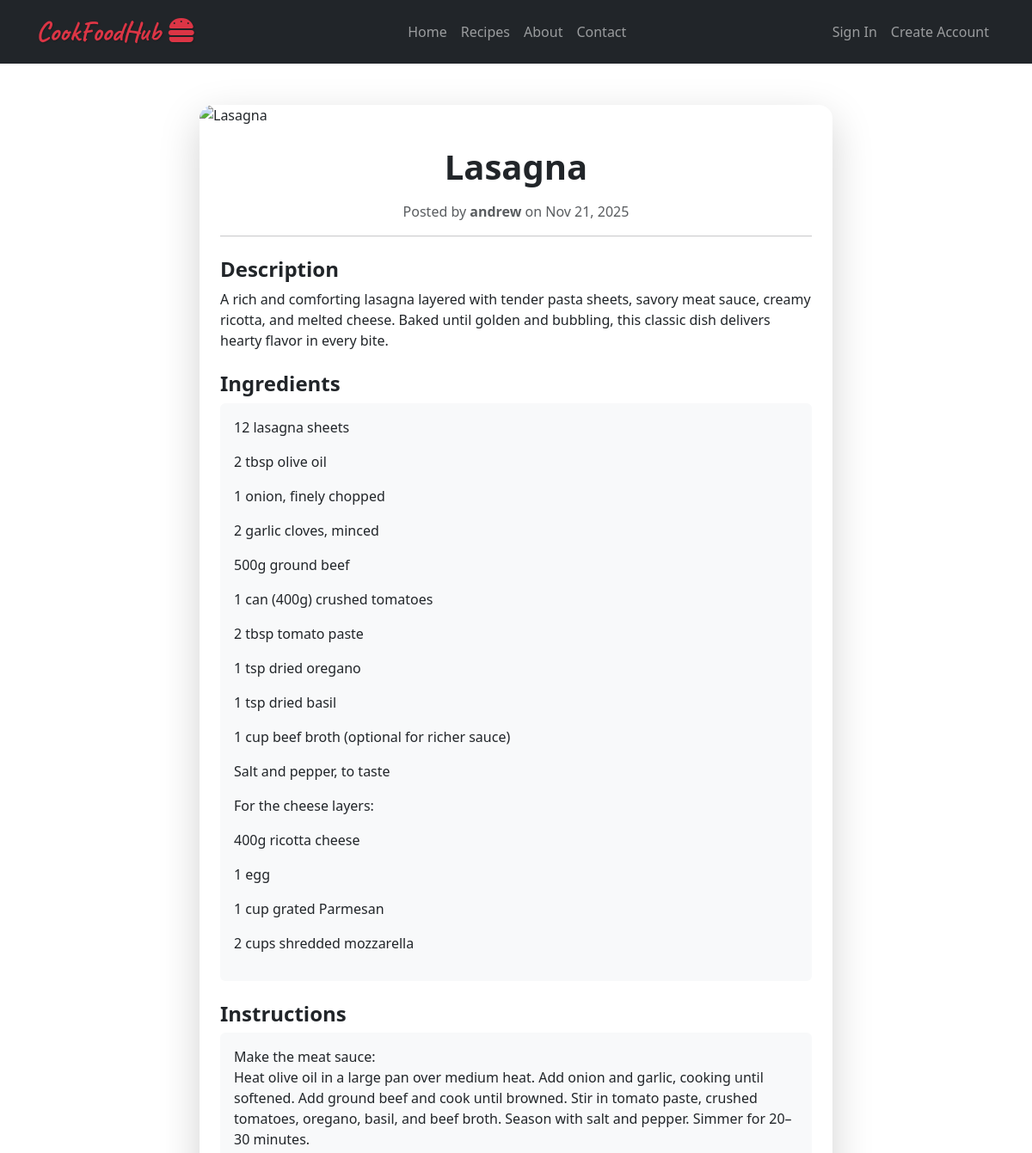
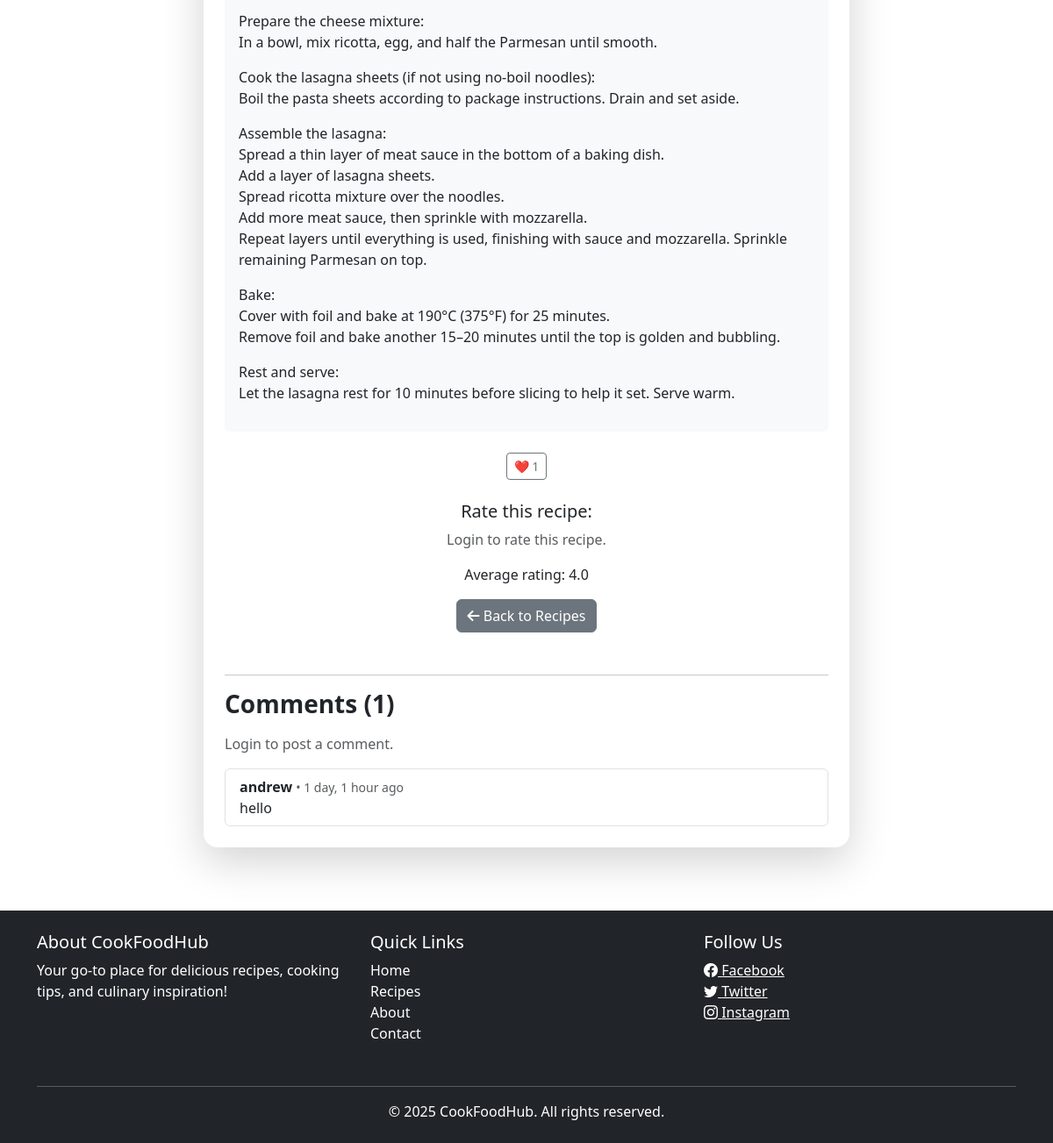
Screenshot of /recipes/4/ with the database file from the repository (2 pictures, top to bottom).
### recipes/models.py (models this page shows, shortened)
class Recipe(models.Model):
    CATEGORY_CHOICES = [
        ('breakfast', 'Breakfast'),
        ('dinner', 'Dinner'),
        ('snack', 'Snack'),
        ('dessert', 'Dessert'),
        ('other', 'Other'),
    ]
    author = models.ForeignKey(User, on_delete=models.CASCADE, related_name="recipes")
    title = models.CharField(max_length=200)
    description = models.TextField()
    ingredients = models.TextField()
    instructions = models.TextField()
    image = CloudinaryField('image', blank=True, null=True)
    created_at = models.DateTimeField(auto_now_add=True)
    likes = models.ManyToManyField(User, related_name="liked_recipes", blank=True)
    saved_by = models.ManyToManyField(User, related_name="saved_recipes", blank=True)
    category = models.CharField(max_length=20, choices=CATEGORY_CHOICES, default='other')
    def total_likes(self):
        return self.likes.count()
    @property
    def average_rating(self):
        agg = self.ratings.aggregate(avg=Avg('value'))
        return agg['avg'] or 0

class Comment(models.Model):
    recipe = models.ForeignKey(Recipe, on_delete=models.CASCADE, related_name="comments")
    author = models.ForeignKey(User, on_delete=models.CASCADE)
    content = models.TextField()
    created_at = models.DateTimeField(auto_now_add=True)
    updated_at = models.DateTimeField(auto_now=True)

### recipes/views.py (the view)
# urls.py: path("<int:pk>/", RecipeDetailView.as_view(), name="recipe_detail"),
class RecipeDetailView(DetailView):
    model = Recipe
    template_name = "recipes/recipe_detail.html"
    context_object_name = "recipe"
    def get_context_data(self, **kwargs):
        context = super().get_context_data(**kwargs)
        recipe = self.object
        user = self.request.user
        if user.is_authenticated:
            rating = recipe.ratings.filter(user=user).first()
            context['user_rating'] = rating.value if rating else 0
        else:
            context['user_rating'] = 0
        context['average_rating'] = recipe.average_rating
        return context

### recipes/templates/recipes/recipe_detail.html (shortened to what this page needs)
{% extends 'base.html' %}
{% load static %}
{% load humanize %}
{% block content %}
<link rel="stylesheet" href="{% static 'recipes/recipe_detail.css' %}">
<div class="container mt-5">
    <div class="row justify-content-center">
        <div class="col-lg-8">
            <div class="card shadow-lg border-0 rounded-4 mb-4">
                {% if recipe.image %}
                <img src="{{ recipe.image.url }}" alt="{{ recipe.title }}" class="card-img-top recipe-image">
                {% endif %}
                <div class="card-body p-4">
                    <h1 class="fw-bold mb-3 text-center">{{ recipe.title }}</h1>
                    <p class="text-muted text-center">
                        Posted by <strong>{{ recipe.author.username }}</strong> on {{ recipe.created_at|date:"M d, Y" }}
                    </p>
                    <hr>
                    <h4 class="mt-4 fw-semibold">Description</h4>
                    <p>{{ recipe.description }}</p>
                    <h4 class="mt-4 fw-semibold">Ingredients</h4>
                    <div class="bg-light p-3 rounded">{{ recipe.ingredients|linebreaks }}</div>
                    <h4 class="mt-4 fw-semibold">Instructions</h4>
                    <div class="bg-light p-3 rounded">{{ recipe.instructions|linebreaks }}</div>
                    <div class="mt-4 text-center">
                        {% if user.is_authenticated %}
                        <form action="{% url 'recipe_like' recipe.pk %}" method="post" class="d-inline">
                            {% csrf_token %}
                            <button type="submit" class="btn btn-outline-danger btn-sm">❤️ {{ recipe.total_likes }}</button>
                        </form>
                        {% else %}
                        <span class="btn btn-outline-secondary btn-sm">❤️ {{ recipe.total_likes }}</span>
                        {% endif %}
                    </div>
                    <div class="mt-4 text-center">
                        <h5>Rate this recipe:</h5>
                        {% if user.is_authenticated %}
                        <form action="{% url 'recipe_rate' recipe.pk %}" method="post" class="d-inline">
                            {% csrf_token %}
                            <div class="star-rating">
                                {% for i in "12345" %}
                                <button type="submit" name="rating" value="{{ i }}" class="btn btn-link p-0 m-0 text-warning">
                                    {% if user_rating >= i|add:"0" %}★{% else %}☆{% endif %}
                                </button>
                                {% endfor %}
                            </div>
                        </form>
                        {% else %}
                        <p class="text-muted">Login to rate this recipe.</p>
                        {% endif %}
                        <p class="mt-2">Average rating: {{ recipe.average_rating|default:"No ratings yet" }}</p>
                    </div>
                    <div class="mt-3 text-center mb-5">
                        <a href="{% url 'recipe_list' %}" class="btn btn-secondary">
                            <i class="fa-solid fa-arrow-left"></i> Back to Recipes
                        </a>
                    </div>
                    <hr>
                    <h3 class="fw-semibold mb-3" id="comments-section">Comments ({{ recipe.comments.count }})</h3>
                    {% if user.is_authenticated %}
                    <form action="{% url 'add_comment' recipe.pk %}" method="post" class="mb-4">
                        {% csrf_token %}
                        <div class="mb-2">
                            <textarea name="content" class="form-control" rows="3" placeholder="Write a comment..."></textarea>
                        </div>
                        <button type="submit" class="btn btn-secondary btn-sm">Post Comment</button>
                    </form>
                    {% else %}
                    <p class="text-muted">Login to post a comment.</p>
                    {% endif %}
                    <div class="list-group">
                        {% for comment in recipe.comments.all|dictsortreversed:"created_at" %}
                        <div class="list-group-item d-flex justify-content-between align-items-start" id="comment-{{ comment.id }}">
                            <div class="comment-content">
                                <strong>{{ comment.author.username }}</strong>
                                <small class="text-muted"> • {{ comment.created_at|naturaltime }}</small>
                                <p class="mb-0">{{ comment.content }}</p>
                            </div>
                        </div>
                        {% empty %}
                        <p class="text-muted">No comments yet. Be the first to comment!</p>
                        {% endfor %}
                    </div>
                </div>
            </div>
        </div>
    </div>
</div>
{% endblock %}

### recipes/static/recipes/recipe_detail.css (style rules this page uses)
.recipe-image { max-height: 400px; object-fit: cover; border-top-left-radius: 1rem; border-top-right-radius: 1rem; }

### rows the page displays
Recipe: title "Lasagna", author.username "andrew", created_at "Nov 21, 2025", description "A rich and comforting lasagna layered with tender pasta sheets, savory meat sauce, creamy ricotta, and melted cheese. Baked until golden and bubbling, this classic dish delivers hearty flavor in every bite.", ingredients "12 lasagna sheets 2 tbsp olive oil 1 onion, finely chopped 2 garlic cloves, minced 500g ground beef 1 can (400g) crushed tomatoes 2 tbsp tomato paste 1 tsp dried oregano 1 tsp dried basil 1 cup beef broth (optional for richer sauce) Salt and pepper, to taste For the cheese layers: 400g ricotta cheese 1 egg 1 cup grated Parmesan 2 cups shredded mozzarella", instructions "Make the meat sauce: Heat olive oil in a large pan over medium heat. Add onion and garlic, cooking until softened. Add ground beef and cook until browned. Stir in tomato paste, crushed tomatoes, oregano, basil, and beef broth. Season with salt and pepper. Simmer for 20–30 minutes. Prepare the cheese mixture: In a bowl, mix ricotta, egg, and half the Parmesan until smooth. Cook the lasagna sheets (if not using no-boil noodles): Boil the pasta sheets according to package instructions. Drain and set aside. Assemble the lasagna: Spread a thin layer of meat sauce in the bottom of a baking dish. Add a layer of lasagna sheets. Spread ricotta mixture over the noodles. Add more meat sauce, then…", total_likes "1", average_rating "4.0", comments.count "1"
Comment: author.username "andrew", created_at "1 day, 1 hour ago", content "hello"
